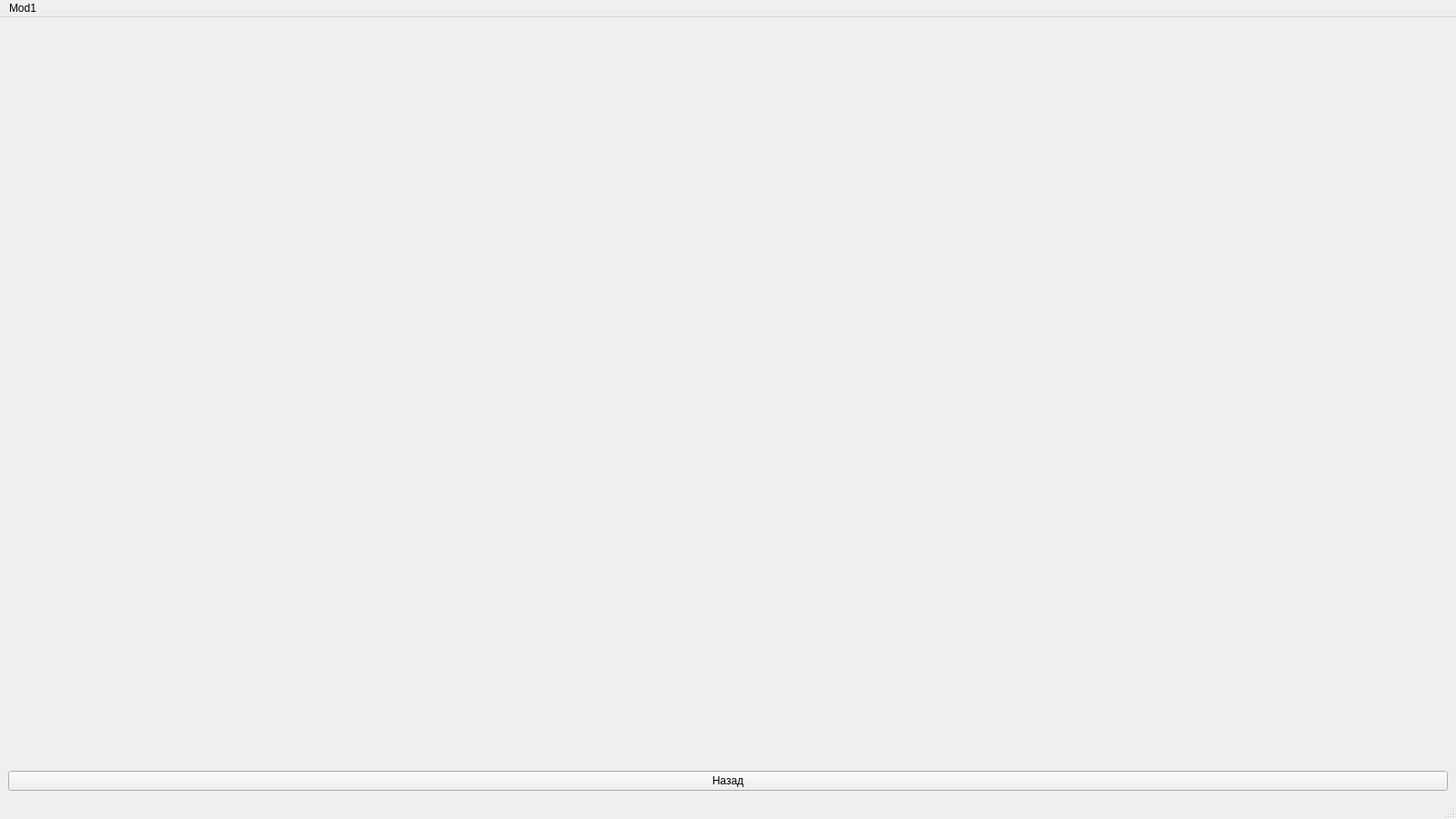
<?xml version="1.0" encoding="UTF-8"?>
<ui version="4.0">
 <class>FirstMod2</class>
 <widget class="QMainWindow" name="FirstMod2">
  <property name="geometry">
   <rect>
    <x>0</x>
    <y>0</y>
    <width>1600</width>
    <height>900</height>
   </rect>
  </property>
  <property name="windowTitle">
   <string>MainWindow</string>
  </property>
  <widget class="QWidget" name="centralwidget">
   <layout class="QVBoxLayout" name="verticalLayout">
    <item>
     <widget class="QWidget" name="chartContainer" native="true"/>
    </item>
    <item>
     <widget class="QPushButton" name="pushButton">
      <property name="text">
       <string>Назад</string>
      </property>
     </widget>
    </item>
   </layout>
  </widget>
  <widget class="QMenuBar" name="menubar">
   <property name="geometry">
    <rect>
     <x>0</x>
     <y>0</y>
     <width>1600</width>
     <height>18</height>
    </rect>
   </property>
   <widget class="QMenu" name="menuMod1">
    <property name="title">
     <string>Mod1</string>
    </property>
   </widget>
   <addaction name="menuMod1"/>
  </widget>
  <widget class="QStatusBar" name="statusbar"/>
 </widget>
 <resources/>
 <connections/>
</ui>
